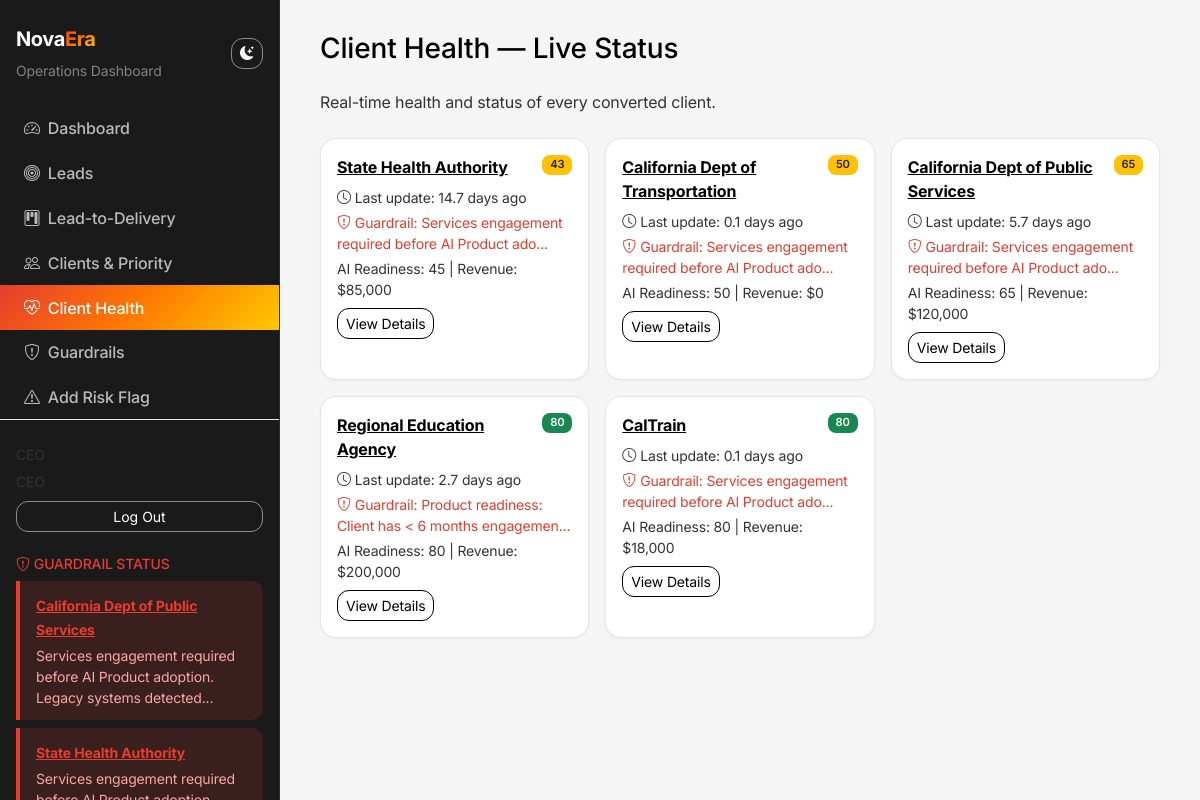
/client-health (signed in), run on the app's committed database.
### models.py (models this page shows, shortened)
class User(UserMixin, db.Model):
    __tablename__ = "users"
    id = db.Column(db.Integer, primary_key=True)
    email = db.Column(db.String(120), unique=True, nullable=False)
    password_hash = db.Column(db.String(256), nullable=False)
    full_name = db.Column(db.String(200), nullable=False)
    role = db.Column(db.String(50), default=ROLE_EMPLOYEE)  # ceo, strategy_lead, employee
    created_at = db.Column(db.DateTime, default=datetime.utcnow)
    def has_full_access(self):
        return self.role in (ROLE_CEO, ROLE_STRATEGY_LEAD)

class Client(db.Model):
    __tablename__ = "clients"
    id = db.Column(db.Integer, primary_key=True)
    name = db.Column(db.String(200), nullable=False)
    legacy_systems = db.Column(db.String(500), default="")  # Comma-separated
    ai_readiness_score = db.Column(db.Integer, default=50)  # 1-100
    last_delivery_update = db.Column(db.DateTime, default=datetime.utcnow)
    revenue = db.Column(db.Float, default=0.0)  # Total (legacy)
    services_revenue = db.Column(db.Float, default=0.0)
    ai_product_revenue = db.Column(db.Float, default=0.0)
    trust_level = db.Column(db.Integer, default=50)  # 1-100 for Trust-Revenue matrix
    data_foundation_service_active = db.Column(db.Boolean, default=False)  # Guardrail
    engagement_start_date = db.Column(db.DateTime, nullable=True)  # For 6+ months check
    use_case_documented = db.Column(db.Boolean, default=False)
    delivery_capacity_confirmed = db.Column(db.Boolean, default=False)
    prior_pilot_success = db.Column(db.Boolean, default=False)
    budget_confirmed = db.Column(db.Boolean, default=False)
    handoff_checklist_complete = db.Column(db.Boolean, default=False)
    guardrail_flags = db.Column(db.Text, default="[]")  # JSON array of violated guardrails
    ai_use_cases = db.Column(db.Text, default="[]")
    technical_blockers = db.Column(db.Text, default="[]")
    key_stakeholders = db.Column(db.Text, default="[]")
    delivery_notes = db.Column(db.Text, default="")  # Services view - embedded team notes
    problem_priority = db.Column(db.Text, default="")  # For AI enrichment
    analysis_updated_at = db.Column(db.DateTime, nullable=True)
    assigned_to_id = db.Column(db.Integer, db.ForeignKey("users.id"), nullable=True)  # Employee working on client
    approver_id = db.Column(db.Integer, db.ForeignKey("users.id"), nullable=True)  # Responsible for approval
    ai_feature_request = db.Column(db.Text, default="")  # What AI feature the client wants to build
    created_at = db.Column(db.DateTime, default=datetime.utcnow)
    updated_at = db.Column(db.DateTime, default=datetime.utcnow, onupdate=datetime.utcnow)
    assigned_to = db.relationship("User", foreign_keys=[assigned_to_id])
    approver = db.relationship("User", foreign_keys=[approver_id])

### app.py (the view)
    @app.route("/client-health")
    @login_required
    def client_health():
        clients = Client.query.all()
        health_data = []
        for c in clients:
            can_see = can_view_confidential(c)
            days = _days_since(c.last_delivery_update)
            risk_count = c.risk_flags.filter_by(acknowledged=False).count()
            ok, warnings = validate_deal(c)
            health_score = min(100, (c.ai_readiness_score or 0) - (risk_count * 10) - int(days / 7))
            health_data.append({
                "client": c,
                "health_score": max(0, health_score),
                "days_since_update": days,
                "risk_count": risk_count,
                "guardrail_ok": ok,
                "guardrail_warnings": warnings,
                "can_view_confidential": can_see,
            })
        health_data.sort(key=lambda x: x["health_score"])
        return render_template("client_health.html", health_data=health_data)

### app.py (called while the page is built)
def _days_since(dt):
    if not dt:
        return 0
    return max((datetime.utcnow() - dt).total_seconds() / 86400, 0.1)

### services/auth_utils.py (called while the page is built)
def can_view_confidential(client):
    if not current_user or not current_user.is_authenticated:
        return False
    if current_user.has_full_access():
        return True
    return ClientPermission.query.filter_by(
        user_id=current_user.id, client_id=client.id
    ).first() is not None

def can_grant_permissions():
    if not current_user or not current_user.is_authenticated:
        return False
    return current_user.role in (ROLE_CEO, ROLE_STRATEGY_LEAD)

### services/guardrails.py (called while the page is built)
def get_guardrail_violations_for_clients(clients) -> List[dict]:
    result = []
    for c in clients:
        ok, warnings = validate_deal(c)
        if not ok and warnings:
            result.append({"client": c, "warnings": warnings})
    return result

### templates/client_health.html (shortened to what this page needs)
{% extends "base.html" %}
{% block content %}
<div class="d-flex justify-content-between align-items-center mb-4">
    <h1 class="h3 mb-0 theme-text">Client Health — Live Status</h1>
</div>
<p class="theme-muted mb-4">Real-time health and status of every converted client.</p>
<div class="row g-3">
    {% for h in health_data %}
    <div class="col-md-6 col-lg-4">
        <div class="card metric-card h-100 {% if h.risk_count > 0 %}border-danger{% endif %}">
            <div class="card-body">
                <div class="d-flex justify-content-between align-items-start mb-2">
                    <a href="{{ url_for('client_detail', id=h.client.id) }}" class="theme-link fw-bold">{{ h.client.name }}</a>
                    <span class="badge {% if h.health_score >= 70 %}bg-success{% elif h.health_score >= 40 %}bg-warning text-dark{% else %}bg-danger{% endif %} badge-status">{{ h.health_score }}</span>
                </div>
                <div class="small theme-muted mb-1">
                    <i class="bi bi-clock me-1"></i>Last update: {{ h.days_since_update|round(1) }} days ago
                </div>
                {% if not h.guardrail_ok and h.guardrail_warnings %}
                <div class="small text-high-risk mb-1">
                    <i class="bi bi-shield-exclamation me-1"></i>Guardrail: {{ h.guardrail_warnings[0][:50] }}...
                </div>
                {% endif %}
                {% if h.can_view_confidential %}
                <div class="small theme-muted">
                    AI Readiness: {{ h.client.ai_readiness_score or 0 }} | Revenue: ${{ "{:,.0f}".format((h.client.services_revenue or 0) + (h.client.ai_product_revenue or 0)) }}
                </div>
                {% endif %}
                <a href="{{ url_for('client_detail', id=h.client.id) }}" class="btn btn-sm btn-outline-primary mt-2">View Details</a>
            </div>
        </div>
    </div>
    {% else %}
    <div class="col-12">
        <div class="card metric-card">
            <div class="card-body theme-muted text-center py-5">No clients yet. Convert leads to get started.</div>
        </div>
    </div>
    {% endfor %}
</div>
{% endblock %}

### templates/base.html (shortened to what this page needs)
<!DOCTYPE html>
<html lang="en" id="html-theme">
<head>
    <link href="https://cdn.jsdelivr.net/npm/bootstrap@5.3.2/dist/css/bootstrap.min.css" rel="stylesheet">
    <link href="https://cdn.jsdelivr.net/npm/bootstrap-icons@1.11.1/font/bootstrap-icons.css" rel="stylesheet">
</head>
<body>
    <nav class="sidebar">
        <div class="px-3 mb-4 d-flex justify-content-between align-items-center">
            <div>
                <div class="novaera-logo mb-1"><span class="nova">Nova</span><span class="era">Era</span></div>
                <small class="text-secondary opacity-75">Operations Dashboard</small>
            </div>
            <button type="button" class="btn btn-sm btn-outline-light" id="theme-toggle" title="Toggle light/dark mode" aria-label="Toggle theme">
                <i class="bi bi-moon-stars-fill" id="theme-icon"></i>
            </button>
        </div>
        <ul class="nav flex-column">
            <li class="nav-item"><a class="nav-link {% if request.endpoint == 'dashboard' %}active{% endif %}" href="{{ url_for('dashboard') }}"><i class="bi bi-speedometer2 me-2"></i>Dashboard</a></li>
            <li class="nav-item"><a class="nav-link {% if request.endpoint == 'leads' %}active{% endif %}" href="{{ url_for('leads') }}"><i class="bi bi-bullseye me-2"></i>Leads</a></li>
            <li class="nav-item"><a class="nav-link {% if request.endpoint == 'kanban' %}active{% endif %}" href="{{ url_for('kanban') }}"><i class="bi bi-kanban me-2"></i>Lead-to-Delivery</a></li>
            <li class="nav-item"><a class="nav-link {% if request.endpoint == 'clients' %}active{% endif %}" href="{{ url_for('clients') }}"><i class="bi bi-people me-2"></i>Clients & Priority</a></li>
            <li class="nav-item"><a class="nav-link {% if request.endpoint == 'client_health' %}active{% endif %}" href="{{ url_for('client_health') }}"><i class="bi bi-heart-pulse me-2"></i>Client Health</a></li>
            <li class="nav-item"><a class="nav-link {% if request.endpoint == 'guardrails' %}active{% endif %}" href="{{ url_for('guardrails') }}"><i class="bi bi-shield-exclamation me-2"></i>Guardrails</a></li>
            <li class="nav-item"><a class="nav-link" href="{{ url_for('add_risk_flag') }}"><i class="bi bi-exclamation-triangle me-2"></i>Add Risk Flag</a></li>
        </ul>
        <div class="mt-auto px-3 pt-4 border-top border-secondary">
            <small class="theme-muted d-block mb-1">{{ current_user.full_name or current_user.email }}</small>
            <small class="text-uppercase theme-muted">{{ current_user.role.replace('_',' ') }}</small>
            <form method="post" action="{{ url_for('logout') }}" class="mt-2">
                <button type="submit" class="btn btn-sm btn-outline-light w-100">Log Out</button>
            </form>
        </div>
        {% if guardrail_violations is defined and guardrail_violations %}
        <div class="mt-4 px-3">
            <h6 class="text-high-risk small text-uppercase mb-2"><i class="bi bi-shield-exclamation me-1"></i>Guardrail Status</h6>
            {% for g in guardrail_violations %}
            <div class="guardrail-sidebar">
                <a href="{{ url_for('client_detail', id=g.client.id) }}" class="text-high-risk small fw-bold">{{ g.client.name }}</a>
                <div class="small mt-1">{{ g.warnings[0][:80] }}...</div>
            </div>
            {% endfor %}
        </div>
        {% endif %}
    </nav>
    <main class="main-content">
        {% block content %}{% endblock %}
    </main>
    <div id="alert-container" class="position-fixed top-0 end-0 p-3" style="z-index: 9998; max-width: 400px;"></div>
</body>
</html>

### templates/base.html (style rules this page uses)
:root { --sidebar-width: 280px; --novaera-red: #E63D2E; --novaera-orange: #FF7A00; --novaera-yellow: #FFC800; --novaera-white: #FFFFFF; --novaera-black: #000000; --accent-gradient: linear-gradient(135deg, #E63D2E 0%, #FF7A00 50%, #FFC800 100%); }
:root, [data-theme="light"] { --bg-body: #f5f5f5; --bg-sidebar: #1a1a1a; --text-primary: #000000; --text-secondary: #333333; --text-muted: #555555; --card-bg: #ffffff; --card-border: #e5e5e5; --link-color: #000000; --sidebar-text: #ffffff; --sidebar-hover: rgba(255,255,255,0.08); --sidebar-border: rgba(255,255,255,0.08); }
body { font-family: 'Inter', 'Segoe UI', system-ui, sans-serif; background: var(--bg-body); min-height: 100vh; color: var(--text-primary); letter-spacing: -0.01em; }
.sidebar { position: fixed; top: 0; left: 0; width: var(--sidebar-width); height: 100vh; background: var(--bg-sidebar); color: var(--sidebar-text); padding: 1.5rem 0; z-index: 1000; border-right: 1px solid var(--sidebar-border); }
.sidebar .nav-link { color: rgba(255,255,255,0.7); padding: 0.65rem 1.5rem; font-weight: 500; transition: all 0.2s ease; }
.sidebar .text-secondary { color: rgba(255,255,255,0.6) !important; }
.sidebar .nav-link.active { color: #fff; background: var(--accent-gradient); }
.main-content { margin-left: var(--sidebar-width); padding: 2rem 2.5rem; min-height: 100vh; }
.guardrail-sidebar { background: rgba(230, 61, 46, 0.15); border-left: 4px solid var(--novaera-red); border-radius: 0 12px 12px 0; padding: 0.75rem 1rem; margin-bottom: 0.5rem; }
.guardrail-sidebar .small { color: #fca5a5; }
.badge-status { font-size: 0.7rem; padding: 0.4em 0.7em; font-weight: 600; border-radius: 8px; }
.metric-card { border-radius: 16px; border: 1px solid var(--card-border); background: var(--card-bg); box-shadow: 0 1px 3px rgba(0,0,0,0.04); transition: box-shadow 0.2s ease; }
[data-theme="light"] .border-secondary { border-color: #e2e8f0 !important; }
.theme-text { color: var(--text-primary) !important; }
.theme-muted { color: var(--text-secondary) !important; }
.theme-link { color: var(--link-color) !important; font-weight: 500; }
.text-high-risk { color: #E63D2E !important; }
.btn-outline-primary { border-color: var(--text-primary); color: var(--text-primary); border-radius: 12px; }
.btn-outline-light { border-color: var(--text-secondary); color: var(--text-primary); border-radius: 12px; background: transparent; }
.sidebar .btn-outline-light { border-color: rgba(255,255,255,0.5) !important; color: #fff !important; }
.novaera-logo { font-weight: 700; font-size: 1.25rem; letter-spacing: -0.02em; }
.novaera-logo .nova { color: #fff; }
.novaera-logo .era { background: var(--accent-gradient); -webkit-background-clip: text; -webkit-text-fill-color: transparent; background-clip: text; }
.card-body, .card-header { color: var(--text-primary); }

### data on the page
User: full_name "CEO", role.replace "CEO"
Client: client.name "California Dept of Public Services", client.name "California Dept of Public Services", client "65", services_revenue+ai_product_revenue "120,000"
Client: client.name "State Health Authority", client.name "State Health Authority", client "45", services_revenue+ai_product_revenue "85,000"
Client: client.name "California Dept of Transportation", client "50", services_revenue+ai_product_revenue "0"
Client: client.name "Regional Education Agency", client "80", services_revenue+ai_product_revenue "200,000"
Client: client.name "CalTrain", client "80", services_revenue+ai_product_revenue "18,000"

### other printed values
{{ g.warnings[0][:80] }} "Services engagement required before AI Product adoption. Legacy systems detected" "Services engagement required…"
{{ h.health_score }} "43" "50" "65" "80" "80"
{{ h.days_since_update|round(1) }} "14.7" "0.1" "5.7" "2.7" "0.1"
{{ h.guardrail_warnings[0][:50] }} "Services engagement required before AI Product ado" "Services engagement required before AI Product ado" "Services engagement required before AI Product ado" "Product readiness: Client has < 6 months engagemen" "Services engagement required before AI Product ado"
